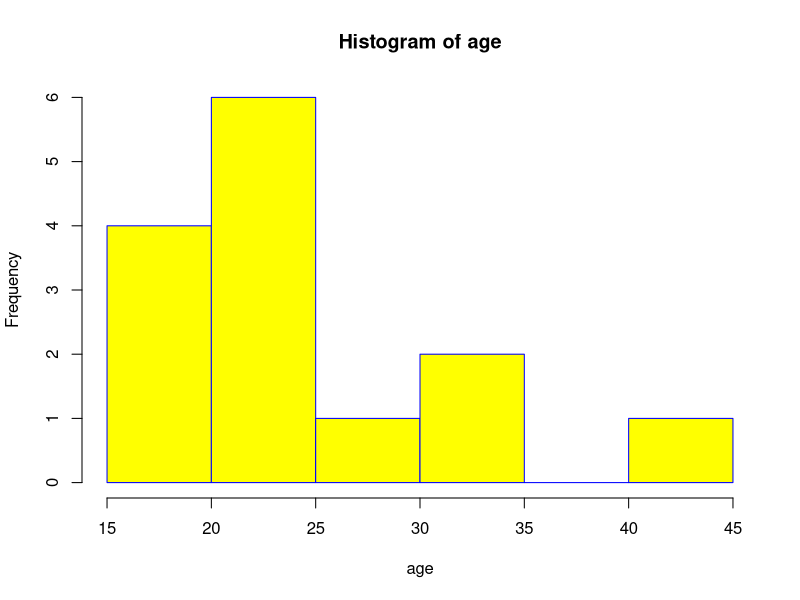
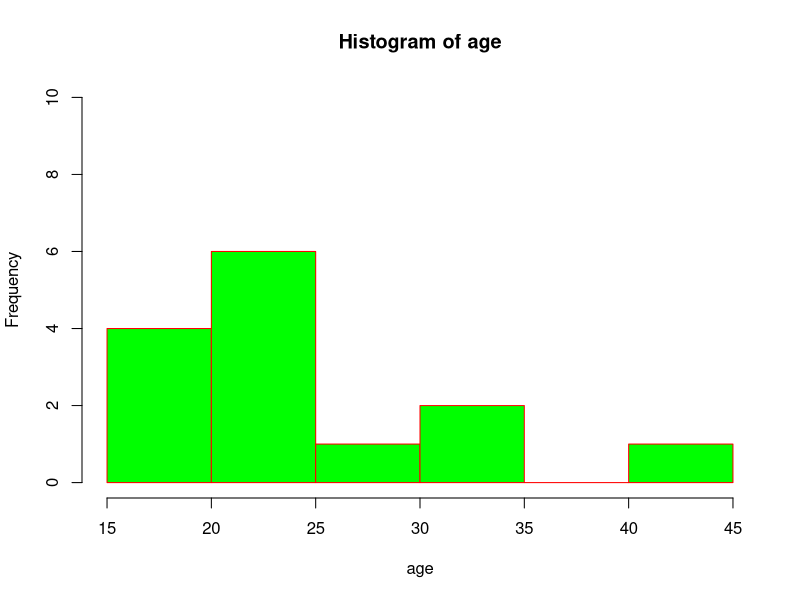

Write R code to recreate these figures, in order.
age <-  c(21,32,22,22,24,23,19,41,20,19,19,25,26,31) # 建立圖形資料
hist(age,xlab = "age",col = "yellow",border = "blue") # 繪製histogram

age <-  c(21,32,22,22,24,23,19,41,20,19,19,25,26,31) # 建立圖形資料
hist(age,xlab = " age ",col = "green",border = "red", xlim = c(15,45), ylim = c(0,10), breaks = 5) # 繪製histogram
